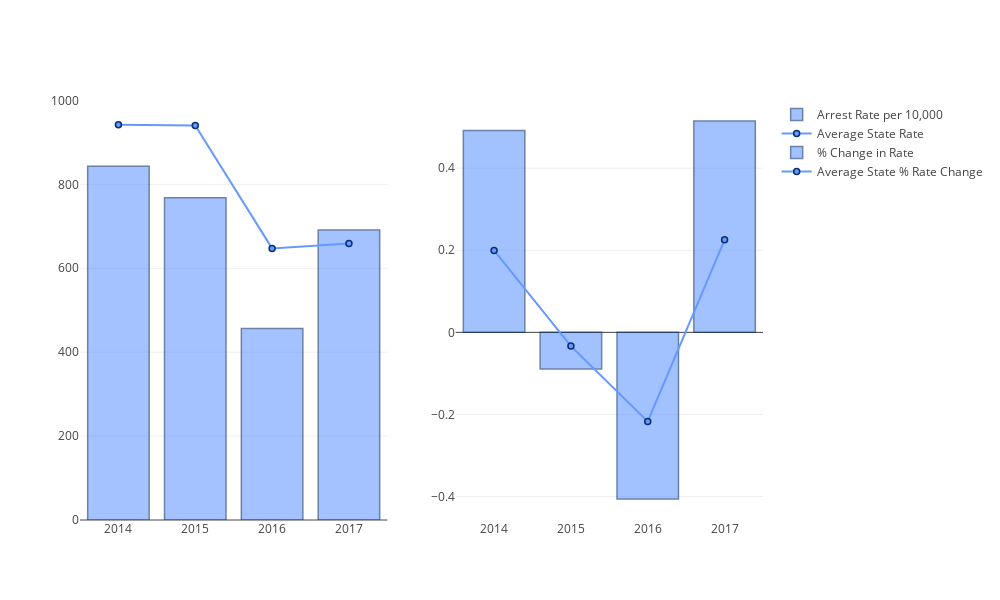
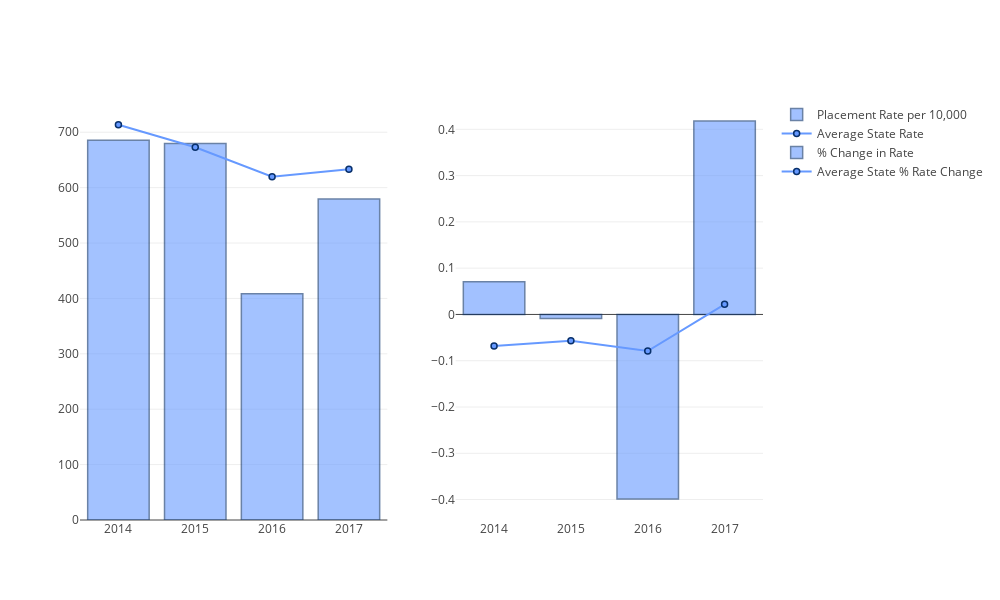
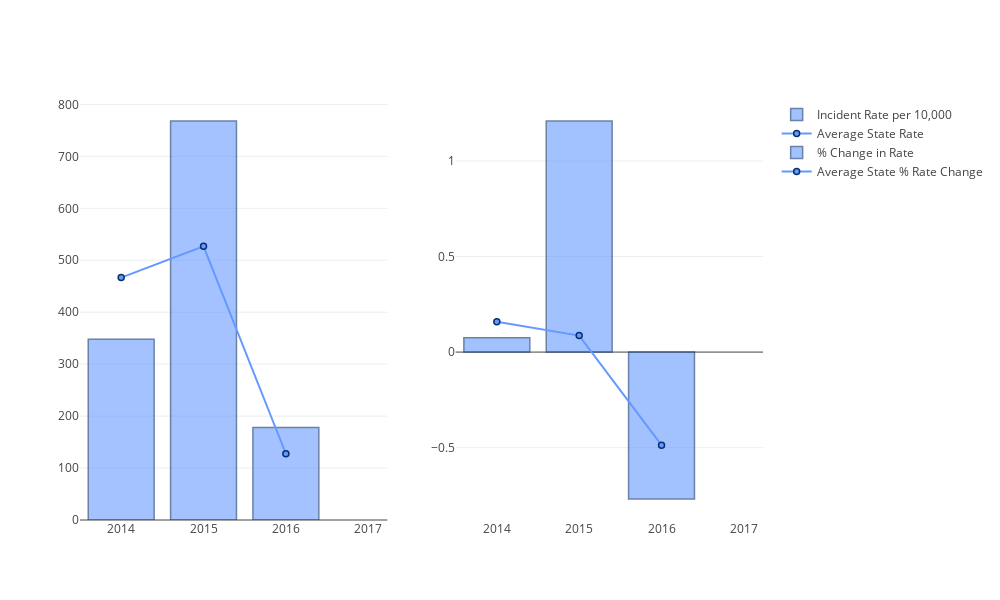

Here is the notebook cell these charts were saved with, in order:
### Code cell
#tables widgets
afcars_out = widgets.interactive_output(display_afcars_html,{'county':county_drop,'year_tup':year_slide})
county_out = widgets.interactive_output(display_county_html,{'county':county_drop,'year_tup':year_slide})
felony_out = widgets.interactive_output(display_felony_html,{'county':county_drop,'year_tup':year_slide})
lesser_out = widgets.interactive_output(display_lesser_html,{'county':county_drop,'year_tup':year_slide})
school_out = widgets.interactive_output(display_school_html,{'county':county_drop,'year_tup':year_slide})
placements_out = widgets.interactive_output(display_placements_html,{'county':county_drop,'year_tup':year_slide})
placements_rates_out = widgets.interactive_output(display_county_placements_rates_html,{'county':county_drop,'year_tup':year_slide})
state_placements_rates_out = widgets.interactive_output(display_state_placements_rates_html,{'county':county_drop,'year_tup':year_slide})
demographics_out = widgets.interactive_output(display_demographic_html,{'county':county_drop,'year_tup':year_slide})
case_counts_out = widgets.interactive_output(display_case_counts_html,{'county':county_drop,'year_tup':year_slide})
agegroup_demographic_out = widgets.interactive_output(agegroup_demographic,{'county':county_drop,'year_tup':year_slide})
#estimates widgets
crime_rate_out = widgets.interactive_output(county_crime_rate,{'county':county_drop,'year_tup':year_slide,'estimate_per':estimates_slide})
state_crime_rate_out = widgets.interactive_output(state_crime_rate,{'county':county_drop,'year_tup':year_slide,'estimate_per':estimates_slide})

#show everything
##################################### Header stuff
display(HTML('<h1>{} County Juvenile Justice 5 Year County Analysis Report for {}-{}</h1>'.format(COUNTY,YEAR_TUP[0],YEAR_TUP[1])))

##################################### Arrests Data
display(
    widgets.VBox([
        widgets.HTML(value='<hr><center><h1>ORI Arrests Data</h1></center>'),
        widgets.HTML(value="Wyoming Juvenile Arrests reported from agency ORI numbers. Split between violent felony offenses and non-violent offenses.")
    ]),
        widgets.HBox([
        felony_out,
        lesser_out
    ]),
    #widgets.HTML(value="SOURCE: Wyoming DCI UCR arrests by ORI"),
    widgets.HTML(value="<p class=\"page-break\"></p>")
)

display(
    widgets.HTML(value="<center><h1>Arrest Rate Comparisons</h1></center>"),
    widgets.HTML(value="Depicts county arrest rates calculated from the above ORI Arrests Data. Rate is calculated from \
        the 'Estimate per "+str(estimates_slide.value)+" people' field at the top of the form. County arrest rates are calculated \
        using the sum of all arrests for each year for the selected county portrayed in the ORI Arrests Data above. Then for \
        comparison, the state arrest rates are calculated from all counties for the selected years. Population data is \
        then added from the OJJDP source containing only population values for ages 11-17 within the county."),
    widgets.HBox([
        widgets.VBox([
            widgets.HTML(value="<h2>County Arrest Rates</h2>"),
            widgets.HBox([crime_rate_out]),
        ]),
        widgets.VBox([
            widgets.HTML(value="<h2>State Arrest Rates</h2><br>"),
            widgets.HBox([state_crime_rate_out]),
        ])
    ]),
    widgets.HBox([
        widgets.VBox([
                widgets.HTML(value="<h2>Juvenile Court Case Counts</h2>"),
                widgets.HTML(value="* denotes case counts greater than zero and less than five."),
                widgets.HBox([case_counts_out]),
                #widgets.HTML(value="SOURCE: OOJDP Easy Access to State and County Juvenile Court Case Counts")
            ]),
        widgets.VBox([
            #widgets.HTML(value="SOURCE: Wyoming DCI UCR arrests by ORI"),
            widgets.HTML(value="<h2>Juvenile Population Demographics by Age Group</h2>"),
            widgets.HBox([agegroup_demographic_out])
        ])
    ]),
    widgets.HTML(value="<p class=\"page-break\"></p>")
)
display(HTML('<p class="page-break"></p>'))
##############ARRESTS GRAPHS 
display_arrests_rate_bar(COUNTY,YEAR_TUP[0],YEAR_TUP[1])
display_arrests_percent_bar(COUNTY,YEAR_TUP[0],YEAR_TUP[1])
display(HTML('<p class="page-break"></p>'))

##################################### Placement Info
display(
    widgets.HTML(value="<hr><h1>DFS Placements</h1>"),
    widgets.HTML(value="The left table depicts placement type (of those in care) for probation/delinquency cases only,\
                 by Judicial District. The yearly numbers depicted are calculated from the 12-month average of the \
                 number of juveniles in a placement scenario, as reported at the end of every month. \
                 Data shown is for the judicial district to which the current selected \
                 county belongs to. The table on the right shows DFS placements by county as provided by \
                 the DFS prior to 2017(see note below). Placement rates are calculated using the same method \
                 as the arrest rates above."),
    widgets.HBox([    
        widgets.VBox([
            placements_out,
            #widgets.HTML(value="SOURCE: placements footer"),
        ]), 
        widgets.VBox([
            widgets.HTML(value="<h2>District Placement Rates</h2>"),
            placements_rates_out,
            widgets.HTML(value="<h2>State Placement Rates</h2>"),
            state_placements_rates_out,
            widgets.VBox([
                county_out,
                #widgets.HTML(value="SOURCE: by county footer"),
                widgets.HTML(value="Prior to 2017 all DFS reports were reported on a per county basis. After 2017, DFS data collection systems no longer classified data per county.")
            ])
    #         widgets.HBox([crime_rate_out])
        ]),
    ]),
    widgets.HTML(value="<p class=\"page-break\"></p>")
)
##############PLACEMENTS GRAPHS 
display_placement_rate_bar(COUNTY,YEAR_TUP[0],YEAR_TUP[1])
#display_arrests_percent_bar(COUNTY,YEAR_TUP[0],YEAR_TUP[1])
display(HTML('<p class="page-break"></p>'))
##################################### School info
display(
    widgets.VBox([
        widgets.HTML(value='<hr><h2>Educational Discipline Data</h2>')
    ]),
    widgets.VBox([
        school_out,
        #widgets.HTML(value="SOURCE: edu footnote")
    ])
)
display(HTML('<p class="page-break"></p>'))
display_school_rate_bar(COUNTY,YEAR_TUP[0],YEAR_TUP[1])
display_school_percent_bar(COUNTY,YEAR_TUP[0],YEAR_TUP[1])

### Figure 1 — Plotly figure (JSON) as saved in the notebook; plotly's stock layout.template omitted (floating-point values rounded to 4 significant figures)
{"data": [{"marker": {"color": "#6699ff", "line": {"color": "rgb(8,48,107)", "width": 1.5}}, "name": "Arrest Rate per 10,000", "opacity": 0.6, "textposition": "auto", "type": "bar", "uid": "a060747e-b66b-11e8-a0aa-18d6c706c04c", "x": [2014, 2015, 2016, 2017], "y": [843.3, 768.1, 456.2, 691.2]}, {"marker": {"color": "#6699ff", "line": {"color": "rgb(8,48,107)", "width": 1.5}}, "name": "Average State Rate", "type": "scatter", "uid": "a060747f-b66b-11e8-a0aa-18d6c706c04c", "x": [2014, 2015, 2016, 2017], "y": [942.2, 940.4, 647.4, 658.9]}, {"marker": {"color": "#6699ff", "line": {"color": "rgb(8,48,107)", "width": 1.5}}, "name": "% Change in Rate", "opacity": 0.6, "type": "bar", "uid": "a0607480-b66b-11e8-a0aa-18d6c706c04c", "x": [2014, 2015, 2016, 2017], "xaxis": "x2", "y": [0.4919, -0.08908, -0.4061, 0.5151], "yaxis": "y2"}, {"marker": {"color": "#6699ff", "line": {"color": "rgb(8,48,107)", "width": 1.5}}, "name": "Average State % Rate Change", "type": "scatter", "uid": "a0607481-b66b-11e8-a0aa-18d6c706c04c", "x": [2014, 2015, 2016, 2017], "xaxis": "x2", "y": [0.1995, -0.03354, -0.217, 0.2256], "yaxis": "y2"}], "layout": {"autosize": false, "height": 600, "width": 1000, "xaxis": {"domain": [0, 0.45]}, "xaxis2": {"domain": [0.55, 1]}, "yaxis2": {"anchor": "x2"}}}

### Figure 2 — Plotly figure (JSON) as saved in the notebook; plotly's stock layout.template omitted (floating-point values rounded to 4 significant figures)
{"data": [{"marker": {"color": "#6699ff", "line": {"color": "rgb(8,48,107)", "width": 1.5}}, "name": "Placement Rate per 10,000", "opacity": 0.6, "textposition": "auto", "type": "bar", "uid": "a0607482-b66b-11e8-a0aa-18d6c706c04c", "x": [2014, 2015, 2016, 2017], "y": [685.5, 679.5, 408.5, 579.3]}, {"marker": {"color": "#6699ff", "line": {"color": "rgb(8,48,107)", "width": 1.5}}, "name": "Average State Rate", "type": "scatter", "uid": "a0607483-b66b-11e8-a0aa-18d6c706c04c", "x": [2014, 2015, 2016, 2017], "y": [713.5, 672.9, 619.8, 633.4]}, {"marker": {"color": "#6699ff", "line": {"color": "rgb(8,48,107)", "width": 1.5}}, "name": "% Change in Rate", "opacity": 0.6, "type": "bar", "uid": "a0607484-b66b-11e8-a0aa-18d6c706c04c", "x": [2014, 2015, 2016, 2017], "xaxis": "x2", "y": [0.07077, -0.008825, -0.3988, 0.418], "yaxis": "y2"}, {"marker": {"color": "#6699ff", "line": {"color": "rgb(8,48,107)", "width": 1.5}}, "name": "Average State % Rate Change", "type": "scatter", "uid": "a0607485-b66b-11e8-a0aa-18d6c706c04c", "x": [2014, 2015, 2016, 2017], "xaxis": "x2", "y": [-0.06833, -0.05689, -0.07897, 0.02193], "yaxis": "y2"}], "layout": {"autosize": false, "height": 600, "width": 1000, "xaxis": {"domain": [0, 0.45]}, "xaxis2": {"domain": [0.55, 1]}, "yaxis2": {"anchor": "x2"}}}

### Figure 3 — Plotly figure (JSON) as saved in the notebook; plotly's stock layout.template omitted (floating-point values rounded to 4 significant figures)
{"data": [{"marker": {"color": "#6699ff", "line": {"color": "rgb(8,48,107)", "width": 1.5}}, "name": "Incident Rate per 10,000", "opacity": 0.6, "textposition": "auto", "type": "bar", "uid": "a0607486-b66b-11e8-a0aa-18d6c706c04c", "x": [2014, 2015, 2016, 2017], "y": [347.8, 768.1, 177.9]}, {"marker": {"color": "#6699ff", "line": {"color": "rgb(8,48,107)", "width": 1.5}}, "name": "Average State Rate", "type": "scatter", "uid": "a0607487-b66b-11e8-a0aa-18d6c706c04c", "x": [2014, 2015, 2016, 2017], "y": [466.7, 526.8, 127.5, null]}, {"marker": {"color": "#6699ff", "line": {"color": "rgb(8,48,107)", "width": 1.5}}, "name": "% Change in Rate", "opacity": 0.6, "type": "bar", "uid": "a0607488-b66b-11e8-a0aa-18d6c706c04c", "x": [2014, 2015, 2016, 2017], "xaxis": "x2", "y": [0.07449, 1.209, -0.7684], "yaxis": "y2"}, {"marker": {"color": "#6699ff", "line": {"color": "rgb(8,48,107)", "width": 1.5}}, "name": "Average State % Rate Change", "type": "scatter", "uid": "a0607489-b66b-11e8-a0aa-18d6c706c04c", "x": [2014, 2015, 2016, 2017], "xaxis": "x2", "y": [0.1586, 0.08621, -0.4866, null], "yaxis": "y2"}], "layout": {"autosize": false, "height": 600, "width": 1000, "xaxis": {"domain": [0, 0.45]}, "xaxis2": {"domain": [0.55, 1]}, "yaxis2": {"anchor": "x2"}}}
